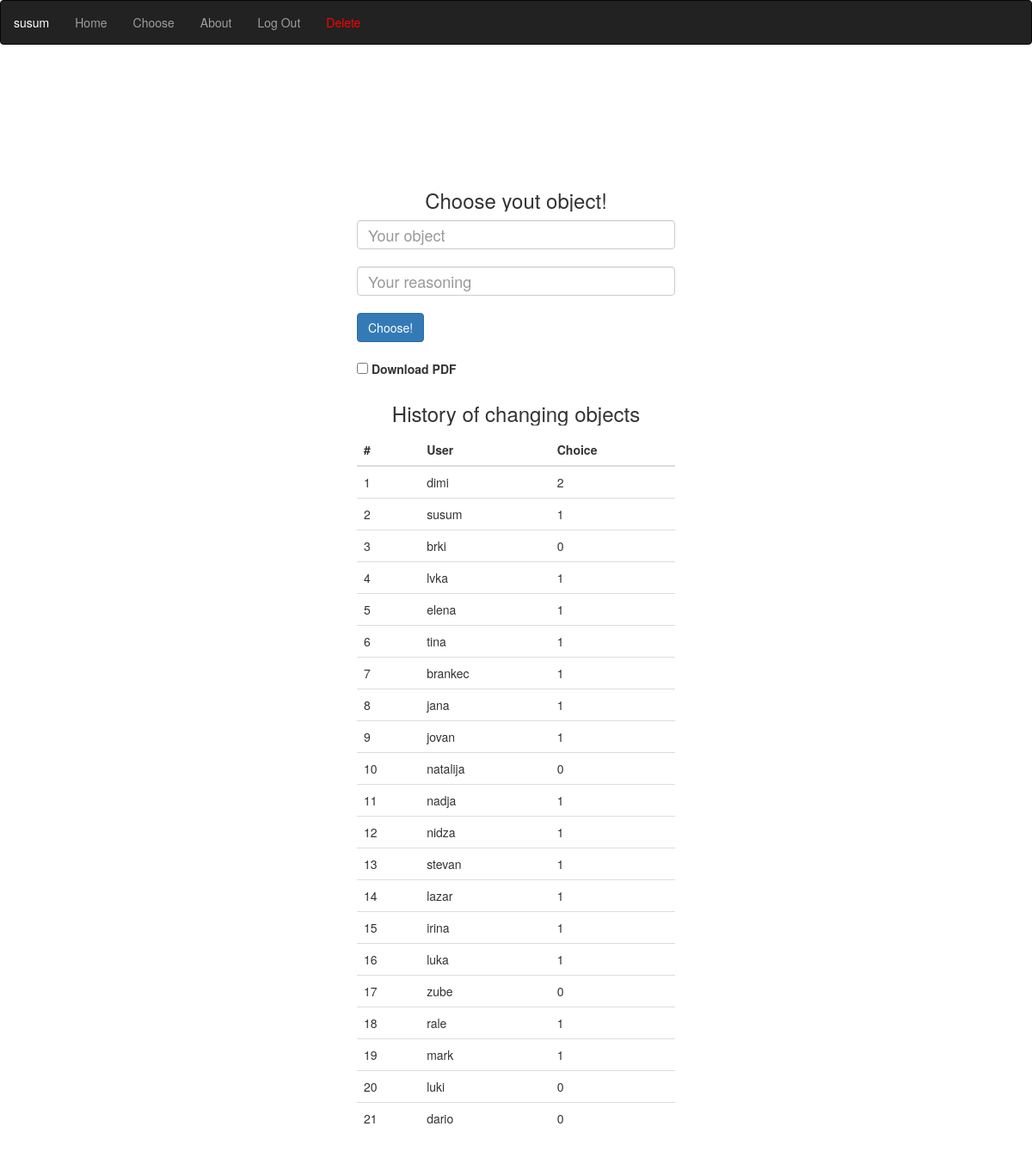
/choose (signed in), run on the app's committed database.
### tables this page shows
CREATE TABLE history(
    id INTEGER PRIMARY KEY AUTOINCREMENT, 
    username TEXT UNIQUE NOT NULL,
    choice TEXT NOT NULL,
    why TEXT NOT NULL,
    past INTEGER NOT NULL
);

### app.py (the view, shortened to what this page needs)
@app.route("/choose", methods=["GET","POST"])
@login_required
def choose():
    if request.method == "GET":
        return render_template("choose.html",history=db.execute("SELECT * FROM history"))

### app.py (called while the page is built)
@app.after_request #ukoliko se korisnik prijavi a potom ode nazad, morace opet da unese podatke, tjt nemoj pamitit podatke
def after_request(response):
    response.headers["Cache-Control"] = "no-cache, no-store, must-revalidate"
    return response

### other_functions.py (called while the page is built)
def login_required(f):
    @wraps(f)
    def decorated_function(*args, **kwargs):
        if session.get("user_id") is None: #ukoliko korisnik nije prijavljen, posalji ga da se prijavi
            return redirect("/login")
        return f(*args, **kwargs)
    return decorated_function

### templates/choose.html (shortened to what this page needs)
{% extends "layout.html" %}
{% block main %}
    <div class="col-sm-4"></div>
    <div class="col-sm-4">
        <h3 style="margin-top:40%; text-align: center;">Choose yout object!</h3>
        <form action="/choose" method="post">
            <input class="form-control w-auto" name="choice" style="margin-bottom: 20px; font-size: large;" required placeholder="Your object">
            <input class="form-control w-auto" name="why" style="margin-bottom: 20px; font-size: large;" required placeholder="Your reasoning" maxlength="50">
            <button class="btn btn-primary" type="submit" style="margin-bottom: 20px;">Choose!</button>
            <br/>
            <label><input name="check" type="checkbox" class="form-check-input w-auto"> Download PDF</label>
        </form>
            <h3 style="text-align: center;">History of changing objects</h3>
            <table class="table">
                <thead>
                    <tr>
                        <th>#</th>
                        <th>User</th>
                        <th>Choice</th>
                    </tr>
                </thead>
                <tbody>
                    {% for i in history %}
                    <tr>
                        <td>{{i["id"]}}</td>
                        <td>{{i["username"]}}</td>
                        <td>{{i["past"]}}</td>
                    </tr>
                    {% endfor %}
                </tbody>
            </table>
    </div>
{% endblock %}

### templates/layout.html (shortened to what this page needs)
<!DOCTYPE html>
<html>
    <head>
        <link rel="stylesheet" href="https://maxcdn.bootstrapcdn.com/bootstrap/3.4.1/css/bootstrap.min.css">
        <link rel="stylesheet" href="../static/style.css">
    </head>
    <body>
        <nav class="navbar navbar-inverse" style="width:100%;">
            <ul class="nav navbar-nav">
                {% if session["user_id"]%}
                    <li><a href="" id="user">{{session["user_name"]}}</a></li>
                    <li><a href="/">Home</a></li>
                    <li><a href="/choose">Choose</a></li>
                    <li><a href="/about">About</a></li>
                    <li><a href="/logout">Log Out</a></li>
                    <li><a href="/delete" id="delete">Delete</a></li>
                {% else %}
                    <li><a href="/">Home</a></li>
                    <li><a href="/login">Login</a></li>
                    <li><a href="/register">Register</a></li>
                    <li><a href="/about">About</a></li>
                {% endif %}
            </ul>
        </nav>
        {% block main %}{% endblock %}
    </body>
</html>

### static/style.css (style rules this page uses)
* { overflow-x: hidden; }
#user { pointer-events: none; color:rgb(255,255,255) }
#delete { color:red; }

### data on the page
history: user_name "susum", id "2", username "susum", past "1"
history: id "1", username "dimi", past "2"
history: id "3", username "brki", past "0"
history: id "4", username "lvka", past "1"
history: id "5", username "elena", past "1"
history: id "6", username "tina", past "1"
history: id "7", username "brankec", past "1"
history: id "8", username "jana", past "1"
history: id "9", username "jovan", past "1"
history: id "10", username "natalija", past "0"
history: id "11", username "nadja", past "1"
history: id "12", username "nidza", past "1"
history: id "13", username "stevan", past "1"
history: id "14", username "lazar", past "1"
history: id "15", username "irina", past "1"
history: id "16", username "luka", past "1"
history: id "17", username "zube", past "0"
history: id "18", username "rale", past "1"
history: id "19", username "mark", past "1"
history: id "20", username "luki", past "0"
history: id "21", username "dario", past "0"
